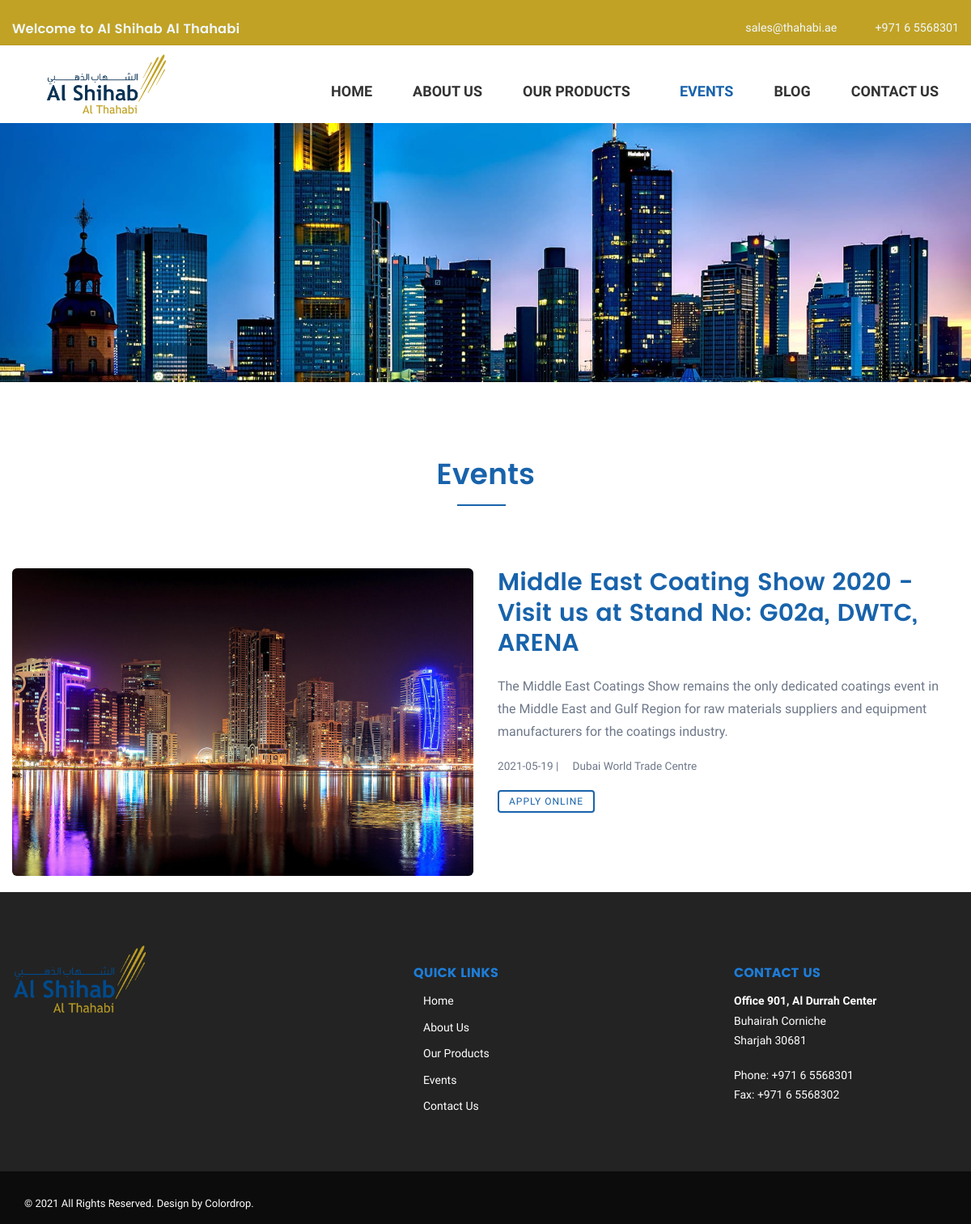
The app's page /events with its own data.
### user/models.py (models this page shows)
class AddEvent(models.Model):
    title = models.CharField(max_length=100,default="")
    description = models.CharField(max_length=500,default="")
    date = models.CharField(max_length=100,default=False)
    place = models.CharField(max_length=100,default="")
    image = models.FileField( upload_to='photos')

### user/views.py (the view)
# urls.py: path('events', views.events, name='events'),
def events(request):
    template = 'events.html'
    form = AddEvent.objects.all()
    context = {"form": form}
    return render(request, template, context)

### templates/events.html (shortened to what this page needs)
{% load static %}
<html lang="zxx">
<head>
	<link rel="stylesheet" type="text/css" href="static/css/vendor.bundle.css">
	<link id="style-css" rel="stylesheet" type="text/css" href="static/css/style62ea.css?ver=1.2">
</head>
<body class="site-body style-v1">
	<header class="site-header header-s1 is-sticky">
		<div class="topbar" style="background-color: #c1a225;">
			<div class="container">
				<div class="row">
					<div class="top-aside top-left">
						<h4 style="color: aliceblue;margin-top: 7%;">Welcome to Al Shihab Al Thahabi</h4>
					</div>
					<div class="top-aside top-right clearfix">
						<ul class="top-contact clearfix">
							<li class="t-email t-email1">
								<em class="fa fa-envelope-o" aria-hidden="true" style="color: aliceblue;"></em>
								<span style="color: aliceblue;"><a href="#">sales@thahabi.ae</a></span>
							</li>
							<li class="t-phone t-phone1">
								<em class="fa fa-phone" aria-hidden="true" style="color: aliceblue;"></em>
								<span style="color: aliceblue;">+971 6 5568301</span>
							</li>
						</ul>
					</div>
				</div>
			</div>
		</div>
		<div class="navbar navbar-primary">
			<div class="container">
				<a class="navbar-brand" href="index1">
					<img class="logo logo-dark" alt="" src="static/image/LOGO-01-01.png" >
				</a>
				<nav class="navbar-collapse collapse" id="mainnav">
					<ul class="nav navbar-nav" >
						<li class="dropdown megamenu megamenu-short"><a href="index1">Home</a>
						</li>
						<li class="dropdown">
							<a href="about">About Us</a>
								</li>
								<li class="dropdown "><a href="services">Our Products</a>
								</li>
								<li class="dropdown"><a href="events">Events</a></li>
								<li><a href="blog">Blog</a></li>
								<li class="dropdown"><a href="contact">Contact Us</a>
								</li>
							</ul>
				</nav>
			</div>
		</div>
		<div class="banner banner-static">
			<div class="container">
				<div class="content row">
					<div class="imagebg">
					</div>
				</div>
			</div>
		</div>
	</header>
	<div class="section section-content section-pad" style="padding-top: 49px;
    padding-bottom: 20px;">
	</div>
	<div class="content row">
				<div class="wide-md al-center">
					<h1 class="  with-line">Events</h1>
				</div>
				</div>
				<br>
	 {% for i in form %}
	<div class="section section-content section-pad " style="padding-top: 49px;
    padding-bottom: 20px;">
		<div class="container">
			<div class="row">
				<div class="row">
					<div class="col-md-6 col-sm-6">
						<a href="solution-single-alter.html"><img src ="{{ i.image.url}}" alt=""></a>
					</div>
					<div class="col-md-6 col-sm-6">
						<h2 class="heading">{{ i.title }}</h2>
						<p>{{ i.description }}</p>
						<p class="small"><span class="pub-date">{{ i.date }}</span> | <em class="fa fa-map-marker"></em>   {{ i.place }}</p>
						<p><a href="#" class="btn btn-sm btn-outline">Apply Online</a></p>
					</div>
				</div>
			</div>
		</div>
	</div>
	{% endfor %}
	<div class="footer-widget section-pad" style="padding-bottom: 3%;">
		<div class="container">
			<div class="row">
				<div class="widget-row row">
					<div class="footer-col col-md-4 col-sm-6 res-m-bttm">
						<div class="wgs wgs-footer wgs-menu">
							<img src="static/image/logo1.png" style="max-width: 45%;margin-top: -7%;"><br>
						</div>
					</div>
					<div class="footer-col col-md-3 col-sm-6 res-m-bttm" >
						<div class="wgs wgs-footer wgs-menu" >
							<h5 class="wgs-title">Quick Links</h5>
							<div class="wgs-content">
								<ul class="menu">
									<li><a href="index">Home</a></li>
									<li><a href="about">About Us</a></li>
									<li><a href="services">Our Products</a></li>
									<li><a href="events">Events</a></li>
									<li><a href="contact">Contact Us</a></li>
								</ul>
							</div>
						</div>
					</div>
 					<div class="footer-col col-md-3 col-sm-6">
						<div class="wgs wgs-footer">
							<h5 class="wgs-title">Contact us</h5>
							<div class="wgs-content">
								<p><strong>Office 901, Al Durrah Center</strong><br>
									Buhairah Corniche <br>
									Sharjah 30681</p>
								<p><span>Phone</span>: +971 6 5568301<br>
									<span>Fax</span>: +971 6 5568302
									</p>
								<ul class="social">
									<li><a href="https://www.youtube.com/channel/UCok-JmU7tv6DTzrl8F4B4FQ"><em class="fa fa-youtube-play" aria-hidden="true"></em></a></li>
									<li><a href="https://www.linkedin.com/company/shihab/?trk=similar-companies_org_title"><em class="fa fa-linkedin" aria-hidden="true"></em></a></li>
									<li><a href="https://www.instagram.com/alshihab.althahabi/"><em class="fa fa-instagram" aria-hidden="true"></em></a></li>
								</ul>
							</div>
						</div>
					</div>
				</div>
			</div>
		</div>
	</div>
	<div class="copyright">
		<div class="container">
			<div class="row">
				<div class="site-copy col-sm-7">
					<p class="mb-0" data-aos="fade-right" data-aos-offset="0">&copy; 2021 All Rights Reserved. Design by <a href="https://freehtml5.co/multipurpose" target="_blank" class="fh5-link">Colordrop</a>.</p>
			</div>
		</div>
	</div>
</body>
</html>

### records on screen
AddEvent: image (picture), title "Middle East Coating Show 2020 - Visit us at Stand No: G02a, DWTC, ARENA", description "The Middle East Coatings Show remains the only dedicated coatings event in the Middle East and Gulf Region for raw materials suppliers and equipment manufacturers for the coatings industry.", date "2021-05-19", place "Dubai World Trade Centre"
